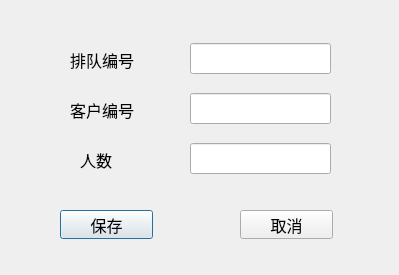
<?xml version="1.0" encoding="UTF-8"?>
<ui version="4.0">
 <class>dlg_line</class>
 <widget class="QDialog" name="dlg_line">
  <property name="geometry">
   <rect>
    <x>0</x>
    <y>0</y>
    <width>399</width>
    <height>275</height>
   </rect>
  </property>
  <property name="windowTitle">
   <string>Dialog</string>
  </property>
  <widget class="QPushButton" name="btn_save">
   <property name="geometry">
    <rect>
     <x>60</x>
     <y>210</y>
     <width>93</width>
     <height>29</height>
    </rect>
   </property>
   <property name="font">
    <font>
     <pointsize>12</pointsize>
    </font>
   </property>
   <property name="text">
    <string>保存</string>
   </property>
  </widget>
  <widget class="QPushButton" name="btn_exit">
   <property name="geometry">
    <rect>
     <x>240</x>
     <y>210</y>
     <width>93</width>
     <height>29</height>
    </rect>
   </property>
   <property name="font">
    <font>
     <pointsize>12</pointsize>
    </font>
   </property>
   <property name="text">
    <string>取消</string>
   </property>
  </widget>
  <widget class="QLabel" name="label">
   <property name="geometry">
    <rect>
     <x>70</x>
     <y>50</y>
     <width>101</width>
     <height>20</height>
    </rect>
   </property>
   <property name="font">
    <font>
     <pointsize>12</pointsize>
    </font>
   </property>
   <property name="text">
    <string>排队编号</string>
   </property>
  </widget>
  <widget class="QLabel" name="label_2">
   <property name="geometry">
    <rect>
     <x>70</x>
     <y>100</y>
     <width>121</width>
     <height>20</height>
    </rect>
   </property>
   <property name="font">
    <font>
     <pointsize>12</pointsize>
    </font>
   </property>
   <property name="text">
    <string>客户编号</string>
   </property>
  </widget>
  <widget class="QLabel" name="label_3">
   <property name="geometry">
    <rect>
     <x>80</x>
     <y>150</y>
     <width>69</width>
     <height>20</height>
    </rect>
   </property>
   <property name="font">
    <font>
     <pointsize>12</pointsize>
    </font>
   </property>
   <property name="text">
    <string>人数</string>
   </property>
  </widget>
  <widget class="QLineEdit" name="lineEdit_qno">
   <property name="geometry">
    <rect>
     <x>190</x>
     <y>43</y>
     <width>141</width>
     <height>31</height>
    </rect>
   </property>
  </widget>
  <widget class="QLineEdit" name="lineEdit_cno">
   <property name="geometry">
    <rect>
     <x>190</x>
     <y>93</y>
     <width>141</width>
     <height>31</height>
    </rect>
   </property>
  </widget>
  <widget class="QLineEdit" name="lineEdit_qnum">
   <property name="geometry">
    <rect>
     <x>190</x>
     <y>143</y>
     <width>141</width>
     <height>31</height>
    </rect>
   </property>
  </widget>
 </widget>
 <resources/>
 <connections/>
</ui>
